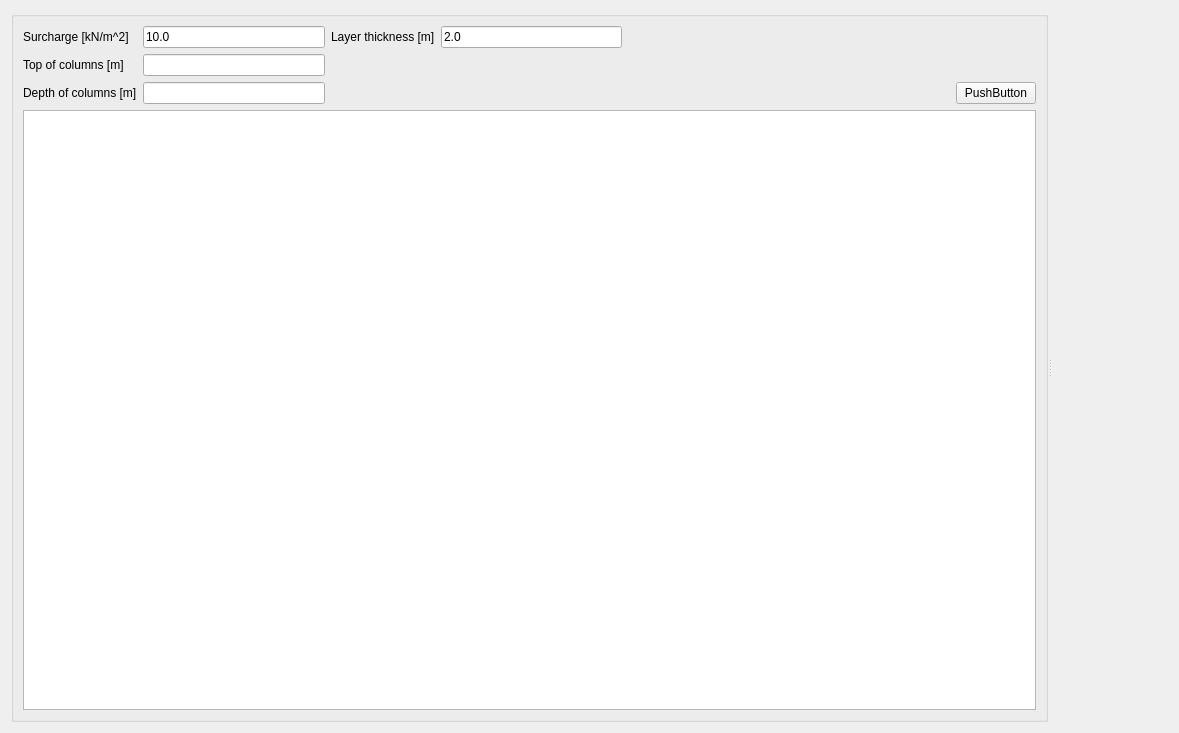
<?xml version="1.0" encoding="UTF-8"?>
<ui version="4.0">
 <class>Form</class>
 <widget class="QWidget" name="Form">
  <property name="geometry">
   <rect>
    <x>0</x>
    <y>0</y>
    <width>1179</width>
    <height>733</height>
   </rect>
  </property>
  <property name="windowTitle">
   <string>Form</string>
  </property>
  <layout class="QGridLayout" name="gridLayout_2">
   <item row="0" column="0">
    <widget class="QSplitter" name="splitter">
     <property name="orientation">
      <enum>Qt::Horizontal</enum>
     </property>
     <widget class="QGroupBox" name="groupBox">
      <property name="title">
       <string/>
      </property>
      <layout class="QGridLayout" name="gridLayout">
       <item row="2" column="1">
        <widget class="QLineEdit" name="lineEdit_3"/>
       </item>
       <item row="0" column="1">
        <widget class="QLineEdit" name="lineEdit">
         <property name="text">
          <string>10.0</string>
         </property>
        </widget>
       </item>
       <item row="0" column="3">
        <widget class="QLineEdit" name="lineEdit_4">
         <property name="text">
          <string>2.0</string>
         </property>
        </widget>
       </item>
       <item row="1" column="0">
        <widget class="QLabel" name="label_2">
         <property name="text">
          <string>Top of columns [m]</string>
         </property>
        </widget>
       </item>
       <item row="2" column="0">
        <widget class="QLabel" name="label_3">
         <property name="text">
          <string>Depth of columns [m]</string>
         </property>
        </widget>
       </item>
       <item row="0" column="2">
        <widget class="QLabel" name="label_4">
         <property name="text">
          <string>Layer thickness [m]</string>
         </property>
        </widget>
       </item>
       <item row="0" column="0">
        <widget class="QLabel" name="label">
         <property name="text">
          <string>Surcharge [kN/m^2]</string>
         </property>
        </widget>
       </item>
       <item row="1" column="1">
        <widget class="QLineEdit" name="lineEdit_2"/>
       </item>
       <item row="2" column="5">
        <widget class="QPushButton" name="pushButton">
         <property name="text">
          <string>PushButton</string>
         </property>
        </widget>
       </item>
       <item row="3" column="0" colspan="6">
        <widget class="QTableWidget" name="tableWidget"/>
       </item>
       <item row="0" column="4" colspan="2">
        <spacer name="horizontalSpacer">
         <property name="orientation">
          <enum>Qt::Horizontal</enum>
         </property>
         <property name="sizeHint" stdset="0">
          <size>
           <width>408</width>
           <height>20</height>
          </size>
         </property>
        </spacer>
       </item>
       <item row="2" column="4">
        <spacer name="horizontalSpacer_2">
         <property name="orientation">
          <enum>Qt::Horizontal</enum>
         </property>
         <property name="sizeHint" stdset="0">
          <size>
           <width>40</width>
           <height>20</height>
          </size>
         </property>
        </spacer>
       </item>
      </layout>
     </widget>
     <widget class="QWidget" name="widget" native="true"/>
    </widget>
   </item>
  </layout>
 </widget>
 <resources/>
 <connections/>
</ui>
